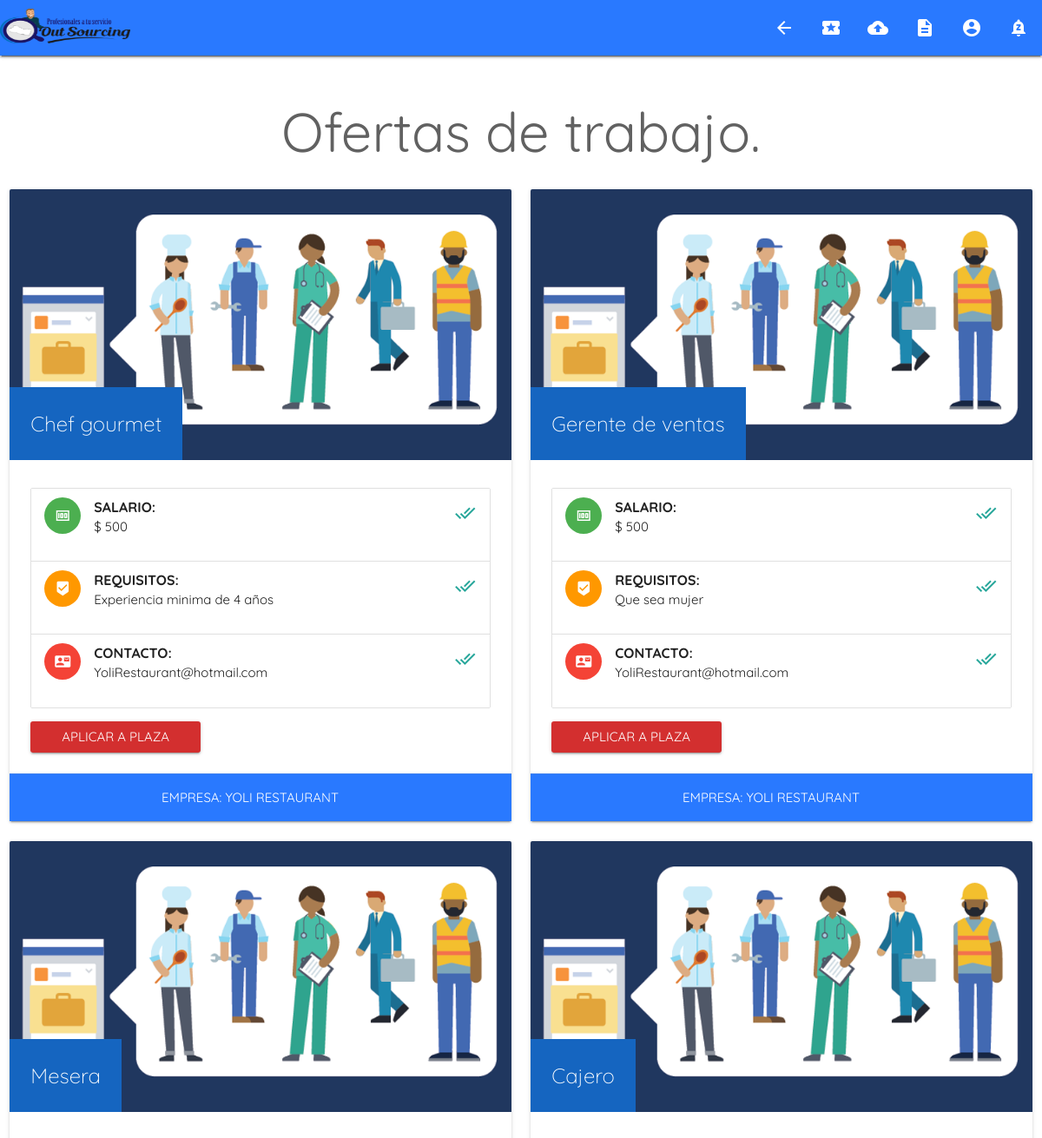
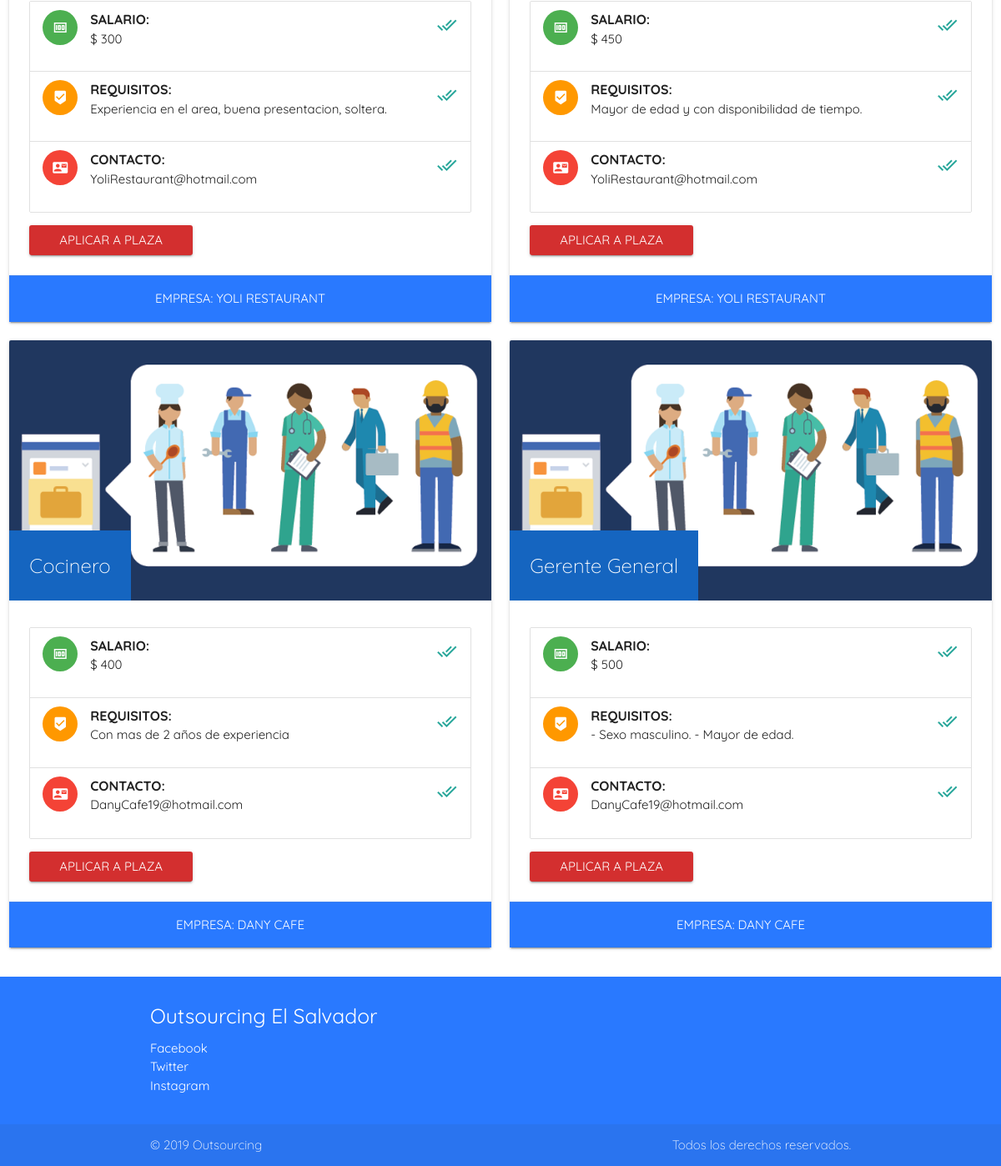
The page /view/Usuario/index.php on the database its author committed (2 pictures, top to bottom).
### tables this page shows
CREATE TABLE `ofertas` (
  `Id_Oferta` int(11) NOT NULL,
  `Id_Empresa` int(11) NOT NULL,
  `Puesto` varchar(100) NOT NULL,
  `Salario` double NOT NULL,
  `Requisitos` varchar(350) NOT NULL,
  `Disponible` timestamp NOT NULL DEFAULT CURRENT_TIMESTAMP ON UPDATE CURRENT_TIMESTAMP,
  `Estado` int(11) NOT NULL DEFAULT '1'
);

CREATE TABLE `empresas` (
  `Id_Empresa` int(11) NOT NULL,
  `Nombre` varchar(100) NOT NULL,
  `Rubro` varchar(100) NOT NULL,
  `Email` varchar(150) NOT NULL,
  `Password` varchar(25) NOT NULL,
  `Descripcion` varchar(200) NOT NULL
);

### model/database.php (called while the page is built)
<?php
class Database
{
  public static function Conectar()
    {
       $host ='localhost';
       $usuario ='root';
       $pass ='';
       $bbdd ='consulting';
        $pdo = new PDO("mysql:host=$host;dbname=$bbdd;charset=utf8;port=3306",$usuario,$pass);
        $pdo->setAttribute(PDO::ATTR_ERRMODE, PDO::ERRMODE_EXCEPTION);
        return $pdo;
    }
}
?>

### manager/employe/jobs.php (called while the page is built, shortened)
<?php
require_once('../../model/database.php');
class jobs
{
	private $pdo, $iniciar;
	public function __CONSTRUCT()
	{
		try
		{
			$this->pdo = Database::Conectar();
		}
		catch(Exception $e)
		{
			die($e->getMessage());
		}
	}
		public function ListarPlazas()
    {
        try
		{
			$stm = $this->pdo->prepare("SELECT ofertas.Id_Oferta, ofertas.Salario, ofertas.Requisitos, ofertas.Puesto, empresas.Nombre, empresas.Email FROM ofertas INNER JOIN empresas on (ofertas.Id_Empresa=empresas.Id_Empresa) where Estado='1' order by ofertas.Id_Oferta DESC");
			$stm->execute();
			return $stm->fetchAll(PDO::FETCH_OBJ);
		}
		catch(Exception $e)
		{
			die($e->getMessage());
		}
	}
}

### view/Usuario/index.php (the view, shortened to what this page needs)
<!DOCTYPE html>
<html>
<head>
<?php
include '../Components/Header.php';
?>
</head>
<body>
<div class="Container">
	  <nav class="panel grey darken-4">
    <?php include '../Components/Menu_Standar.php'; ?>
  </nav>
	<div class="row">
		<center>
			<div class="col s3"></div>
	</center>
</div>
  <div class="row" id="Secciones">
    <center>
    <div class="col s12">
      <div>
    <h1 class="grey-text text-darken-2">Ofertas de trabajo.</h1>
      </div>
    </div>
    </center>
    <?php
    require ("../../manager/employe/jobs.php");
    $jobs_model = new jobs();?>
    <?php foreach($jobs_model->ListarPlazas() as $r): ?>
    <div class="col s12 m6">
      <div class="card">
        <div class="card-image">
          <img src="<?php echo SERVERURL;?>assets/img/Finanzas.jpg" class="Operaciones">
          <span class="card-title panel blue darken-3"><?php echo $r->Puesto; ?></b></span>
        </div>
        <div class="card-content">
        <ul class="collection">
    <li class="collection-item avatar">
      <i class="material-icons circle green">money</i>
      <span class="title"><b>SALARIO:</b></span>
      <p></b>$ <?php echo $r->Salario; ?></p>
      <a href="#!" class="secondary-content"><i class="material-icons">done_all</i></a>
    </li>
    <li class="collection-item avatar">
      <i class="material-icons circle orange">beenhere</i>
      <span class="title"><b>REQUISITOS:</b></span>
      <p></b><?php echo $r->Requisitos; ?></p>
      <a href="#!" class="secondary-content"><i class="material-icons">done_all</i></a>
    </li>
    <li class="collection-item avatar">
      <i class="material-icons circle red">contact_mail</i>
      <span class="title"><b>CONTACTO:</b></span>
      <p></b><?php echo $r->Email; ?></p>
      <a href="#!" class="secondary-content"><i class="material-icons">done_all</i></a>
    </li>
  </ul>
          <form action="<?php echo SERVERURL;?>manager/employe/jobsaplications.php" method="POST">
          <input type="submit" name="Aceptar" value="Aplicar a plaza" class="btn waves-effect waves-light red darken-2">
          </form>
        </div>
        <div class="panel blue accent-3">
        <div class="card-action">
          <center>
          <a href=""  class="white-text text-darken-2">EMPRESA: <?php echo $r->Nombre; ?></a>
          </center>
          </div>
        </div>
      </div>
    </div>
     <?php endforeach; ?>
  </div>
</body>
<footer>
<?php include '../Components/Footer.php';?>
</footer>
</html>

### view/Components/Header.php (shortened to what this page needs)
<head>
      <link rel="stylesheet" type="text/css" href="<?php echo SERVERURL;?>assets/css/GeneralStyle.css">
      <link type="text/css" rel="stylesheet" href="<?php echo SERVERURL;?>assets/materialize/css/materialize.min.css"  media="screen,projection"/>
</head>

### view/Components/Menu_Standar.php (shortened to what this page needs)
<div class="navbar-fixed">
    <nav>
<div class="nav-wrapper blue accent-3">
       <a href="#!" class="brand-logo"><img class="Logo" src="<?php echo SERVERURL;?>assets/img/Recursos/menu.png"/></a>
      <ul class="right hide-on-med-and-down">
        <li><a href="<?php echo SERVERURL;?>view/Usuario/index.php"><i class="material-icons" id="Menu">arrow_back</i></a></li>
        <li><a href="<?php echo SERVERURL;?>view/Jobs/Categorias.php"><i class="material-icons">local_activity</i></a></li>
        <li><a href="<?php echo SERVERURL;?>view/Curriculum/Subir.php"><i class="material-icons">cloud_upload</i></a></li>
        <li><a href="<?php echo SERVERURL;?>view/Curriculum/Ficha.php"><i class="material-icons">description</i></a></li>
        <li><a href="<?php echo SERVERURL;?>view/User/Profile.php"><i class="material-icons">account_circle</i></a></li>
        <li><a onclick="preguntar()" href="<?php echo SERVERURL;?>manager/users/logout.php" ><i class="material-icons">notifications_paused</i></a></li>
      </ul>
      </div>
</nav>
</div>

### view/Components/Footer.php
<footer class="page-footer blue accent-3">
  <div class="container">
    <div class="row">
      <div class="col l6 s12">
        <h5 class="white-text">Outsourcing El Salvador</h5>
        <p class="white-text text-lighten-1>Contactos:</p>
      </div>
      <div class="col l4 offset-l2 s12">
        <ul>
          <li><a class="white-text text-lighten-1" href="#!">Facebook</a></li>
          <li><a class="white-text text-lighten-1" href="#!">Twitter</a></li>
          <li><a class="white-text text-lighten-1" href="#!">Instagram</a></li>
        </ul>
      </div>
    </div>
  </div>
  <div class="footer-copyright">
    <div class="container">
    <span class="white-text text-lighten-1">© 2019 Outsourcing</span>
    <a class="white-text text-lighten-1 right" href="#!">Todos los derechos reservados.</a>
    </div>
  </div>
</footer>

### assets/css/GeneralStyle.css (style rules this page uses)
body { display: flex; min-height: 100vh; flex-direction: column; }
.Logo { width: 80px; height: 40px; }

### view/Components/Header.php (style rules this page uses)
html { font-family: 'Quicksand', sans-serif; }
#Menu { color: white; }
.Logo { margin-top:10px; width:150px; height:40px; }

### rows shown on the page
ofertas: Puesto "Chef gourmet", Salario "500", Requisitos "Experiencia minima de 4 años", Id_Empresa.Email "YoliRestaurant@hotmail.com", Id_Empresa.Nombre "YOLI RESTAURANT"
ofertas: Puesto "Gerente de ventas", Salario "500", Requisitos "Que sea mujer", Id_Empresa.Email "YoliRestaurant@hotmail.com", Id_Empresa.Nombre "YOLI RESTAURANT"
ofertas: Puesto "Mesera", Salario "300", Requisitos "Experiencia en el area, buena presentacion, soltera.", Id_Empresa.Email "YoliRestaurant@hotmail.com", Id_Empresa.Nombre "YOLI RESTAURANT"
ofertas: Puesto "Cajero", Salario "450", Requisitos "Mayor de edad y con disponibilidad de tiempo.", Id_Empresa.Email "YoliRestaurant@hotmail.com", Id_Empresa.Nombre "YOLI RESTAURANT"
ofertas: Puesto "Cocinero", Salario "400", Requisitos "Con mas de 2 años de experiencia", Id_Empresa.Email "DanyCafe19@hotmail.com", Id_Empresa.Nombre "DANY CAFE"
ofertas: Puesto "Gerente General", Salario "500", Requisitos "- Sexo masculino. - Mayor de edad.", Id_Empresa.Email "DanyCafe19@hotmail.com", Id_Empresa.Nombre "DANY CAFE"
